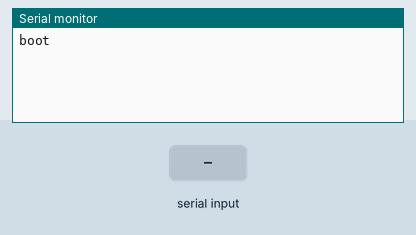
A sketch run on a simulated Arduino Uno, built with avr-gcc and run on an emulated ATmega328P. Shown: the last lines printed to the serial monitor. The test bench sets the inputs (shaded band).

Above: at 1.2 s.
1.3 s: "1" received over Serial
At 2.6 s:
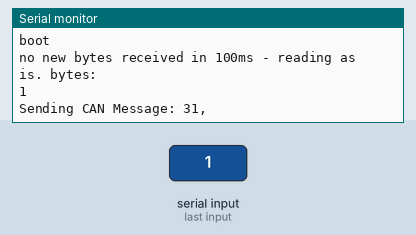
2.9 s: "0" received over Serial
At 3.8 s:
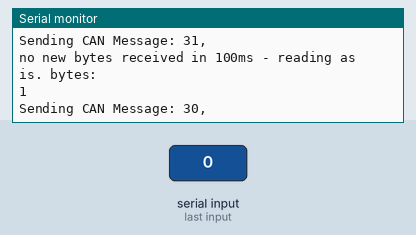
4.4 s: "2" received over Serial
At 5.0 s:
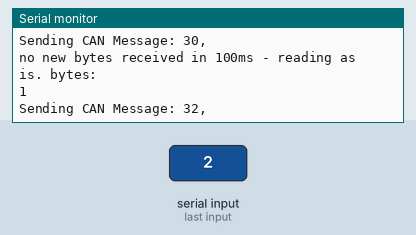

The sketch:

ReadSerail.ino
```cpp
byte incomingByte;
byte bitCount=0;
byte availableBytes = 0;
byte bufsize = 0;

unsigned char buf[8] = {0x00,0x00,0x00,0x00,0x00,0x00,0x00,0x00};

void setup() {
  Serial.begin(115200);
  Serial.println("boot");
 // put your setup code here, to run once:

}

void loop() {
  availableBytes = Serial.available();
  if (availableBytes > 0) {
    if (availableBytes >=8) { //8 or more bytes received - reading
      Serial.print("bytes read by8 ");
      Serial.println(availableBytes);
      bufsize = 8;
    } else {
      delay(100);
      if (availableBytes == Serial.available()) { //no new bytes received in 100ms - reading as is
        bufsize = availableBytes;
        Serial.println("no new bytes received in 100ms - reading as is. bytes: ");
        Serial.println(availableBytes);
      }
    }
    if (bufsize > 0) {
      Serial.readBytes(buf, bufsize);
      Serial.print("Sending CAN Message: ");
      for (int i = 0; i <= (bufsize-1); i++) {
        Serial.print(buf[i],HEX);
        Serial.print(",");
      }
      Serial.println("");
      bufsize = 0;
    }
  }
  //CAN.sendMsgBuf(canId, 1, bufsize, buf);

/*
  if (Serial.available() > 0) {
      //incomingByte = Serial.read();

      Serial.readBytes(buf, 8);

      buf[bitCount] = incomingByte;
      if (bitCount >= 7) {

        Serial.print("Sending CAN Message: ");

        for (int i = 0; i <= 7; i++) {
          Serial.print(buf[i],HEX);
          Serial.print(",");
        }
        Serial.println("");

        //CAN.sendMsgBuf(canId, 1, 8, buf);
        bitCount = 0;
      } else {
        bitCount++;
      }

      //Serial.println(incomingByte,HEX);
  }
  */
}
```

Measured:
- after the input at 1.3 s, the serial monitor: prints a new line after 0.10 s (image 1)
- after the input at 2.9 s, the serial monitor: prints a new line after 0.11 s (image 2)
- after the input at 4.4 s, the serial monitor: prints a new line after 0.11 s (image 3)
